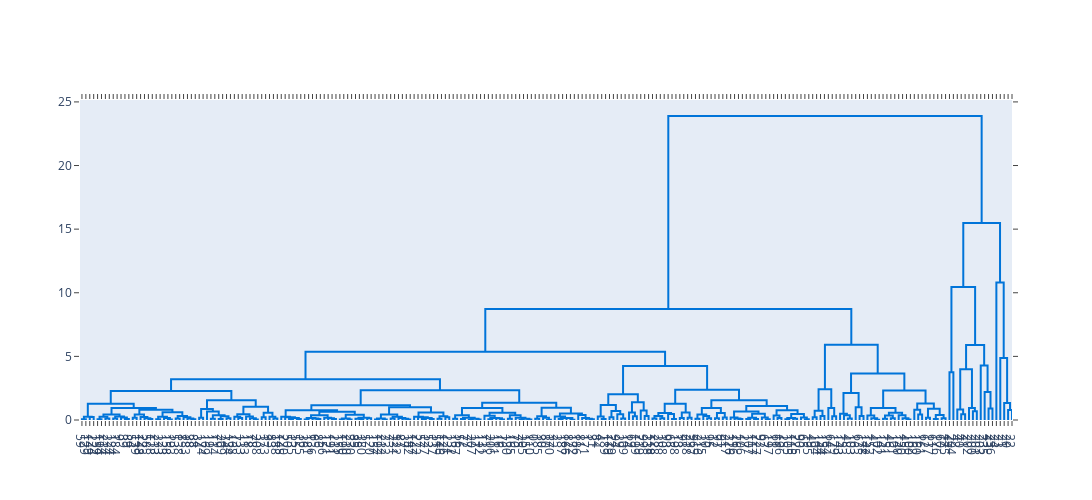

This figure's notebook cell:
### Code cell
# Create the dendrogram
fig = ff.create_dendrogram(df_ami_pca, color_threshold=0)
fig.update_layout(width=1200, height=500)
fig.show()
